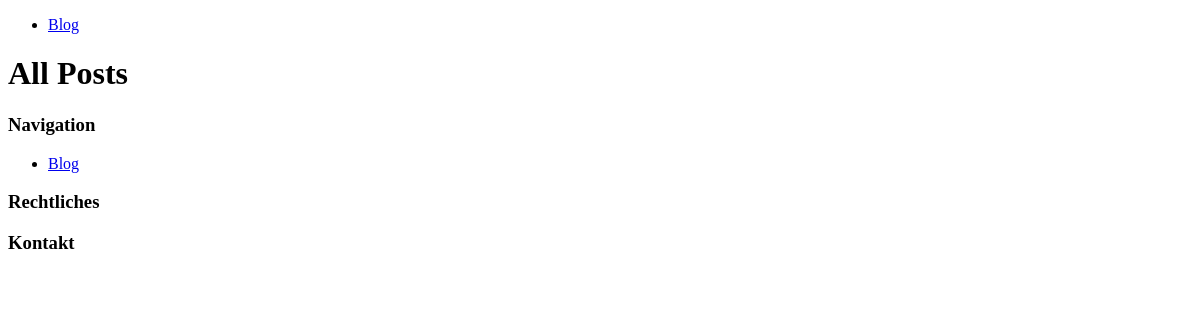
The app's page /blog/posts, older data.
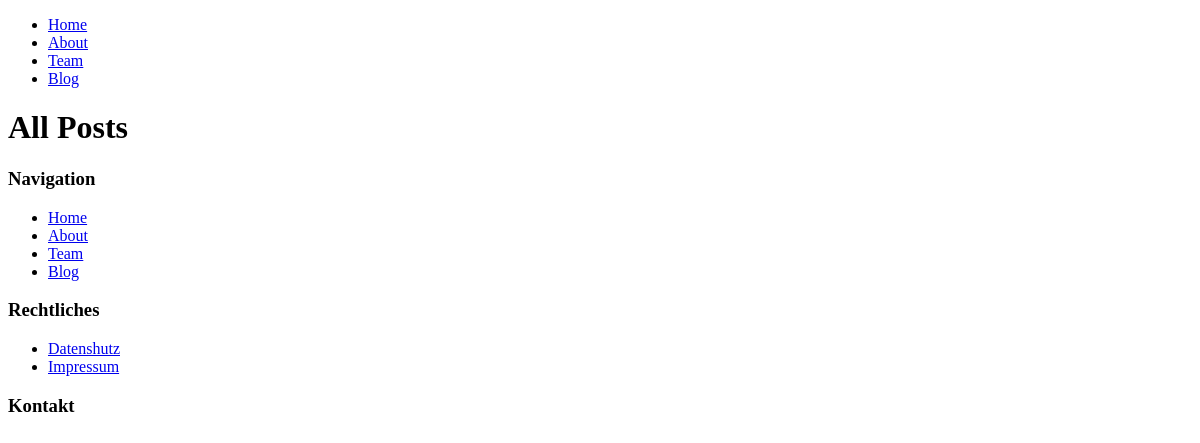
The same page, newer data.
### pages/models.py (models this page shows, shortened)
class Page(models.Model):
    title = models.CharField(max_length=255)
    slug = models.SlugField(unique=True, blank=True)
    index = models.IntegerField(default=1)
    content = models.TextField()
    featured_image = models.ForeignKey(Image, on_delete=models.SET_NULL, null=True, blank=True)
    published = models.BooleanField(default=True)
    is_home = models.BooleanField(default=False)
    created_at = models.DateTimeField(auto_now_add=True)
    updated_at = models.DateTimeField(auto_now=True)

### blog/views.py (the view)
# urls.py: path("posts", views.posts, name="blog-posts"),
def posts(request):
    return render(request, "blog/posts.html", {
        "title": "All posts",
    })

### utils/context_processors.py (called while the page is built)
def menus_context(request):
    menu_main = models.Menu.objects.get(name="Main")
    menu_meta = models.Menu.objects.get(name="Meta")
    pages_main = menu_main.pages.filter(published=True).order_by("index")
    pages_meta = menu_meta.pages.filter(published=True).order_by("index")
    return {
        "pages_main": pages_main,
        "pages_meta": pages_meta
    }

### blog/templates/blog/posts.html (shortened to what this page needs)
{% extends "base.html" %}
{% block content %}
    <h1>{{ title|title }}</h1>
{% endblock %}

### templates/partials/_navigation_main.html
<nav>
    <ul>
        {% for page in pages_main %}
            <li><a class="{% if page.title|lower in request.path or page.is_home and request.path == "/" %}active{% endif %}" href="{% url "pages-page-single-slug" slug=page.slug %}">{{ page.title }}</a></li>
        {% endfor %}
        <li><a href="{% url "blog-posts" %}">Blog</a></li>
    </ul>
</nav>

### templates/partials/_navigation_meta.html
<nav>
    <ul>
        {% for page in pages_meta %}
            <li><a class="{% if page.title|lower in request.path or page.is_home and request.path == "/" %}active{% endif %}" href="{% url "pages-page-single-slug" slug=page.slug %}">{{ page.title }}</a></li>
        {% endfor %}
    </ul>
</nav>

Row changes from the older to the newer data that the page shows:
now on this page (row unchanged): Page: title "Home"
now on this page (row unchanged): Page: title "About"
now on this page (row edited): Page: title "Team"
now on this page (row unchanged): Page: title "Datenshutz", shown under "Rechtliches"
now on this page (row unchanged): Page: title "Impressum", shown under "Rechtliches"
